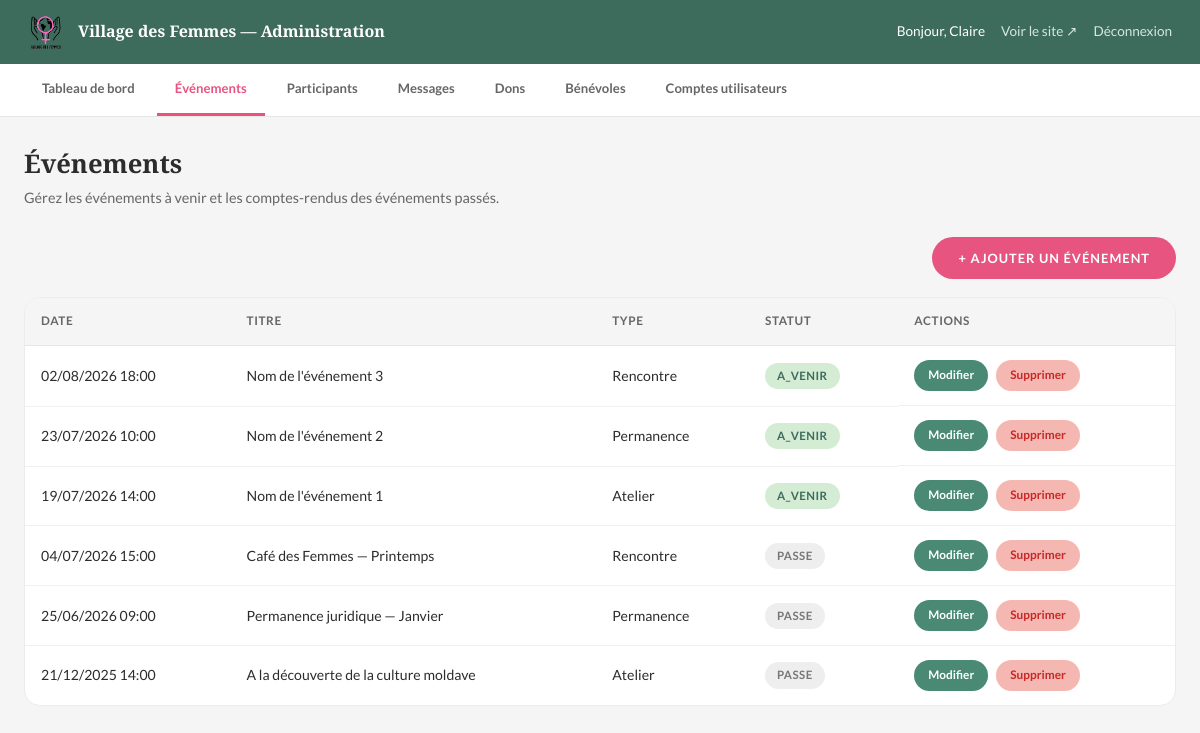
The page /admin/evenements.php (signed in) on the database its author committed.
### tables this page shows
CREATE TABLE evenements (
    id                  INT AUTO_INCREMENT PRIMARY KEY,
    titre               VARCHAR(255) NOT NULL,
    slug                VARCHAR(255) NOT NULL UNIQUE,    
    type_evenement      VARCHAR(100),                    
    description_courte  TEXT,                            
    description_longue  TEXT,                            
    date_debut          DATETIME NOT NULL,
    date_fin            DATETIME,
    lieu                VARCHAR(255),
    prix_public         VARCHAR(150),                    
    image_principale    VARCHAR(500),
    places_max          INT,
    statut              ENUM('a_venir', 'en_cours', 'passe', 'annule') NOT NULL DEFAULT 'a_venir',
     
    chiffre1_nombre     VARCHAR(20),
    chiffre1_label      VARCHAR(100),
    chiffre2_nombre     VARCHAR(20),
    chiffre2_label      VARCHAR(100),
    chiffre3_nombre     VARCHAR(20),
    chiffre3_label      VARCHAR(100),
    cree_par            INT,
    date_creation       DATETIME NOT NULL DEFAULT CURRENT_TIMESTAMP,
    FOREIGN KEY (cree_par) REFERENCES utilisateurs(id) ON DELETE SET NULL
);

### admin/evenements.php (the view, shortened to what this page needs)
<?php
$pdo = getPDO();
$evenements = $pdo->query("SELECT * FROM evenements ORDER BY date_debut DESC")->fetchAll();
?>
<!DOCTYPE html>
<html lang="fr">
<head>
  <link rel="stylesheet" href="../styles.css" />
  <link rel="stylesheet" href="admin.css" />
</head>
<body class="admin-body">
  <?php include 'includes/admin-header.php'; ?>
  <div class="admin-content">
    <h1>Événements</h1>
    <p class="admin-sous-titre">Gérez les événements à venir et les comptes-rendus des événements passés.</p>
    <div class="admin-page-actions">
      <a href="evenement-form.php" class="btn btn-rose">+ Ajouter un événement</a>
    </div>
    <div class="admin-table-wrap">
      <table class="admin-table">
        <thead>
          <tr><th>Date</th><th>Titre</th><th>Type</th><th>Statut</th><th>Actions</th></tr>
        </thead>
        <tbody>
          <?php foreach ($evenements as $evt): ?>
            <tr>
              <td><?= htmlspecialchars(date('d/m/Y H:i', strtotime($evt['date_debut']))) ?></td>
              <td><?= htmlspecialchars($evt['titre']) ?></td>
              <td><?= htmlspecialchars($evt['type_evenement'] ?? '—') ?></td>
              <td>
                <?php
                  $badge_map = ['a_venir' => 'badge-vert', 'passe' => 'badge-gris', 'en_cours' => 'badge-rose', 'annule' => 'badge-rouge'];
                  $classe = $badge_map[$evt['statut']] ?? 'badge-gris';
                ?>
                <span class="badge <?= $classe ?>"><?= htmlspecialchars($evt['statut']) ?></span>
              </td>
              <td class="admin-actions">
                <a href="evenement-form.php?id=<?= $evt['id'] ?>" class="btn-small btn-edit">Modifier</a>
                <a href="evenements.php?supprimer=<?= $evt['id'] ?>"
                   class="btn-small btn-delete"
                   onclick="return confirm('Supprimer définitivement cet événement ?');">Supprimer</a>
              </td>
            </tr>
          <?php endforeach; ?>
        </tbody>
      </table>
    </div>
  </div>
</body>
</html>

### styles.css (style rules this page uses)
:root { --rose-pale: #F9D6D8; --rose-vif: #E75480; --rose-bouton: #C8455A; --vert-sauge: #8FBC8F; --vert-fonce: #3D6B5C; --vert-btn: #4A8A75; --noir: #1a1a1a; --blanc: #FFFFFF; --gris-clair: #F5F5F5; --texte: #2C2C2C; --texte-clair: #666666; --radius: 8px; --radius-lg: 16px; --transition: 0.25s ease; }
*, *::before, *::after { box-sizing: border-box; margin: 0; padding: 0; }
html { scroll-behavior: smooth; }
body { font-family: 'Lato', sans-serif; color: var(--texte); background: var(--blanc); line-height: 1.6; }
a { text-decoration: none; color: inherit; }
h1, h2, h3, h4 { font-family: 'Playfair Display', serif; line-height: 1.2; }
h1 { font-size: clamp(2rem, 5vw, 3rem); }
.btn { display: inline-block; padding: 11px 26px; border-radius: 30px; font-family: 'Lato', sans-serif; font-size: 0.8rem; font-weight: 700; text-transform: uppercase; letter-spacing: 0.08em; cursor: pointer; border: none; transition: all var(--transition); }
.btn-rose { background: var(--rose-vif); color: var(--blanc); }

### admin/admin.css (style rules this page uses)
.admin-body { background: var(--gris-clair); min-height: 100vh; }
.admin-content { max-width: 1200px; margin: 0 auto; padding: 32px 24px 60px; }
.admin-content h1 { font-size: 1.6rem; margin-bottom: 6px; }
.admin-sous-titre { color: var(--texte-clair); font-size: 0.9rem; margin-bottom: 28px; }
.admin-table-wrap { background: var(--blanc); border-radius: var(--radius-lg); border: 1px solid #ececec; overflow-x: auto; }
table.admin-table { width: 100%; border-collapse: collapse; font-size: 0.88rem; }
table.admin-table th { text-align: left; padding: 14px 16px; background: var(--gris-clair); font-size: 0.74rem; font-weight: 700; text-transform: uppercase; letter-spacing: 0.05em; color: var(--texte-clair); border-bottom: 1px solid #e6e6e6; }
table.admin-table td { padding: 14px 16px; border-bottom: 1px solid #f0f0f0; vertical-align: middle; }
table.admin-table tr:last-child td { border-bottom: none; }
.badge { display: inline-block; padding: 4px 12px; border-radius: 20px; font-size: 0.72rem; font-weight: 700; text-transform: uppercase; letter-spacing: 0.04em; }
.badge-vert { background: #d4ecd4; color: var(--vert-fonce); }
.badge-gris { background: #eee; color: #777; }
.admin-actions { display: flex; gap: 8px; }
.btn-small { padding: 6px 14px; border-radius: 20px; font-size: 0.74rem; font-weight: 700; border: none; cursor: pointer; text-decoration: none; display: inline-block; }
.btn-small.btn-edit { background: var(--vert-btn); color: var(--blanc); }
.btn-small.btn-delete { background: #f5b7b1; color: #c62828; }
.admin-page-actions { display: flex; justify-content: flex-end; margin-bottom: 18px; }

### rows shown on the page
evenements: date_debut "02/08/2026 18:00", titre "Nom de l'événement 3", type_evenement "Rencontre", statut "A_VENIR"
evenements: date_debut "23/07/2026 10:00", titre "Nom de l'événement 2", type_evenement "Permanence", statut "A_VENIR"
evenements: date_debut "19/07/2026 14:00", titre "Nom de l'événement 1", type_evenement "Atelier", statut "A_VENIR"
evenements: date_debut "04/07/2026 15:00", titre "Café des Femmes — Printemps", type_evenement "Rencontre", statut "PASSE"
evenements: date_debut "25/06/2026 09:00", titre "Permanence juridique — Janvier", type_evenement "Permanence", statut "PASSE"
evenements: date_debut "21/12/2025 14:00", titre "A la découverte de la culture moldave", type_evenement "Atelier", statut "PASSE"

### other values the page prints
$_SESSION['prenom'] "Claire"
